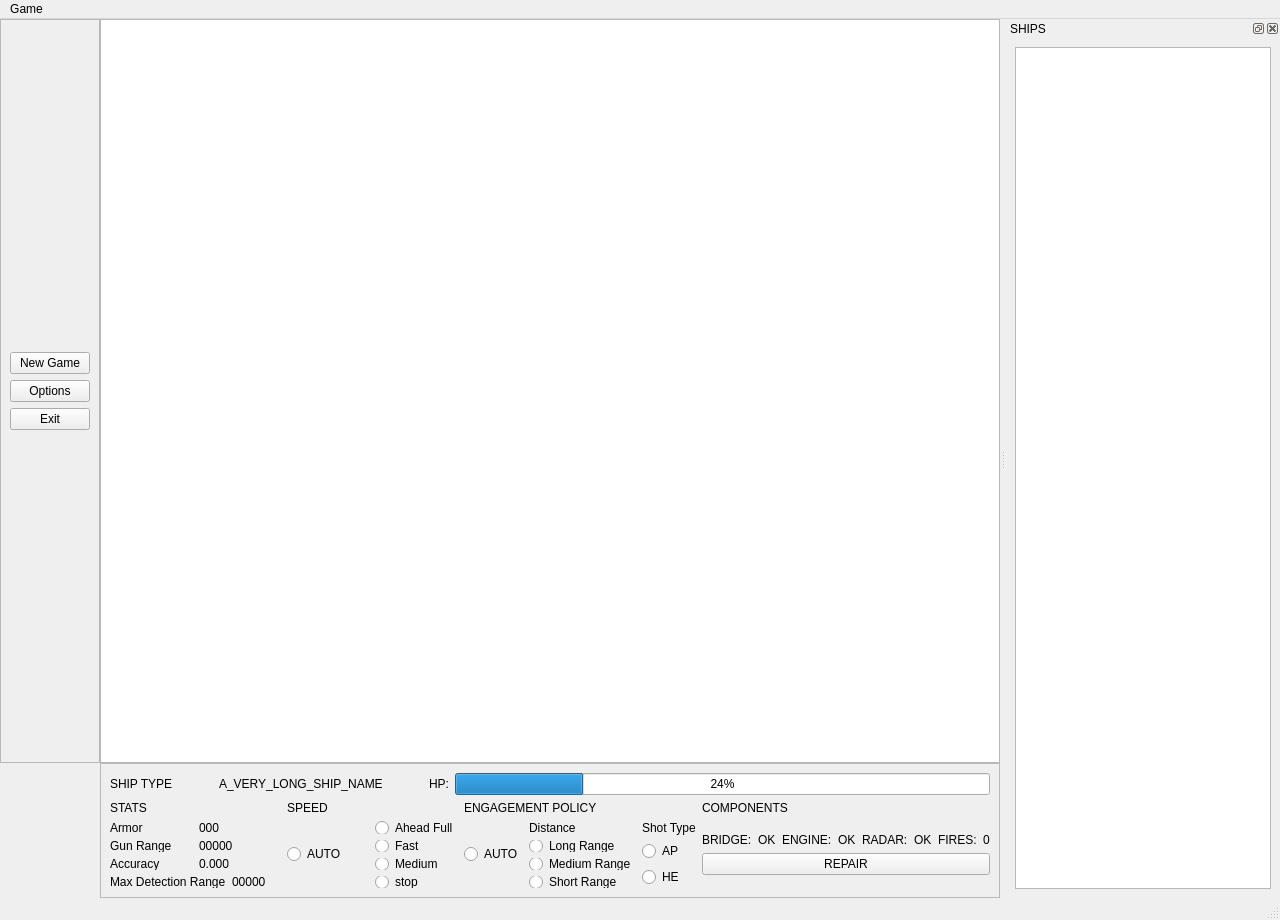
<?xml version="1.0" encoding="UTF-8"?>
<ui version="4.0">
 <class>MainWindow</class>
 <widget class="QMainWindow" name="MainWindow">
  <property name="geometry">
   <rect>
    <x>0</x>
    <y>0</y>
    <width>1280</width>
    <height>920</height>
   </rect>
  </property>
  <property name="windowTitle">
   <string>MainWindow</string>
  </property>
  <widget class="QWidget" name="centralwidget">
   <layout class="QGridLayout" name="gridLayout">
    <property name="leftMargin">
     <number>0</number>
    </property>
    <property name="topMargin">
     <number>0</number>
    </property>
    <property name="rightMargin">
     <number>0</number>
    </property>
    <property name="bottomMargin">
     <number>0</number>
    </property>
    <property name="spacing">
     <number>0</number>
    </property>
    <item row="0" column="0">
     <widget class="QFrame" name="frame">
      <property name="frameShape">
       <enum>QFrame::StyledPanel</enum>
      </property>
      <property name="frameShadow">
       <enum>QFrame::Raised</enum>
      </property>
      <layout class="QVBoxLayout" name="verticalLayout">
       <property name="spacing">
        <number>6</number>
       </property>
       <property name="leftMargin">
        <number>9</number>
       </property>
       <property name="topMargin">
        <number>9</number>
       </property>
       <property name="rightMargin">
        <number>9</number>
       </property>
       <property name="bottomMargin">
        <number>9</number>
       </property>
       <item>
        <spacer name="verticalSpacer_2">
         <property name="orientation">
          <enum>Qt::Vertical</enum>
         </property>
         <property name="sizeHint" stdset="0">
          <size>
           <width>20</width>
           <height>40</height>
          </size>
         </property>
        </spacer>
       </item>
       <item>
        <widget class="QPushButton" name="pushButton_2">
         <property name="text">
          <string>New Game</string>
         </property>
        </widget>
       </item>
       <item>
        <widget class="QPushButton" name="pushButton_3">
         <property name="text">
          <string>Options</string>
         </property>
        </widget>
       </item>
       <item>
        <widget class="QPushButton" name="pushButton">
         <property name="text">
          <string>Exit</string>
         </property>
        </widget>
       </item>
       <item>
        <spacer name="verticalSpacer">
         <property name="orientation">
          <enum>Qt::Vertical</enum>
         </property>
         <property name="sizeHint" stdset="0">
          <size>
           <width>20</width>
           <height>40</height>
          </size>
         </property>
        </spacer>
       </item>
      </layout>
     </widget>
    </item>
    <item row="0" column="1">
     <widget class="QGraphicsView" name="graphicsView"/>
    </item>
    <item row="1" column="1">
     <widget class="QFrame" name="current_ship_frame">
      <property name="minimumSize">
       <size>
        <width>899</width>
        <height>135</height>
       </size>
      </property>
      <property name="maximumSize">
       <size>
        <width>16777215</width>
        <height>135</height>
       </size>
      </property>
      <property name="frameShape">
       <enum>QFrame::StyledPanel</enum>
      </property>
      <property name="frameShadow">
       <enum>QFrame::Raised</enum>
      </property>
      <layout class="QVBoxLayout" name="verticalLayout_3">
       <property name="topMargin">
        <number>9</number>
       </property>
       <property name="bottomMargin">
        <number>9</number>
       </property>
       <item>
        <layout class="QHBoxLayout" name="ship_hp_h_lyt">
         <item>
          <widget class="QLabel" name="ship_type_lbl">
           <property name="text">
            <string>SHIP TYPE</string>
           </property>
          </widget>
         </item>
         <item>
          <spacer name="horizontalSpacer_2">
           <property name="orientation">
            <enum>Qt::Horizontal</enum>
           </property>
           <property name="sizeType">
            <enum>QSizePolicy::Fixed</enum>
           </property>
           <property name="sizeHint" stdset="0">
            <size>
             <width>40</width>
             <height>20</height>
            </size>
           </property>
          </spacer>
         </item>
         <item>
          <widget class="QLabel" name="ship_name_lbl">
           <property name="text">
            <string>A_VERY_LONG_SHIP_NAME</string>
           </property>
          </widget>
         </item>
         <item>
          <spacer name="horizontalSpacer">
           <property name="orientation">
            <enum>Qt::Horizontal</enum>
           </property>
           <property name="sizeType">
            <enum>QSizePolicy::Fixed</enum>
           </property>
           <property name="sizeHint" stdset="0">
            <size>
             <width>40</width>
             <height>20</height>
            </size>
           </property>
          </spacer>
         </item>
         <item>
          <widget class="QLabel" name="hp_lbl">
           <property name="text">
            <string>HP:</string>
           </property>
          </widget>
         </item>
         <item>
          <widget class="QProgressBar" name="hp_progress_bar">
           <property name="value">
            <number>24</number>
           </property>
           <property name="alignment">
            <set>Qt::AlignLeading|Qt::AlignLeft|Qt::AlignVCenter</set>
           </property>
          </widget>
         </item>
        </layout>
       </item>
       <item>
        <layout class="QHBoxLayout" name="displays_h_lyt">
         <item>
          <layout class="QVBoxLayout" name="gen_stats_v_lyt">
           <item>
            <widget class="QLabel" name="stats_lbl">
             <property name="text">
              <string>STATS</string>
             </property>
            </widget>
           </item>
           <item>
            <layout class="QVBoxLayout" name="all_stats_v_lyt">
             <item>
              <layout class="QHBoxLayout" name="armor_lyt">
               <item>
                <widget class="QLabel" name="armor_lbl">
                 <property name="text">
                  <string>Armor</string>
                 </property>
                </widget>
               </item>
               <item>
                <widget class="QLabel" name="armor_value_lbl">
                 <property name="text">
                  <string>000</string>
                 </property>
                </widget>
               </item>
              </layout>
             </item>
             <item>
              <layout class="QHBoxLayout" name="g_range_lyt">
               <item>
                <widget class="QLabel" name="gun_range_lbl">
                 <property name="text">
                  <string>Gun Range</string>
                 </property>
                </widget>
               </item>
               <item>
                <widget class="QLabel" name="gun_range_value_lbl">
                 <property name="text">
                  <string>00000</string>
                 </property>
                </widget>
               </item>
              </layout>
             </item>
             <item>
              <layout class="QHBoxLayout" name="accuracy_lyt">
               <item>
                <widget class="QLabel" name="accuracy_lbl">
                 <property name="text">
                  <string>Accuracy</string>
                 </property>
                </widget>
               </item>
               <item>
                <widget class="QLabel" name="accuracy_value_lbl">
                 <property name="text">
                  <string>0.000</string>
                 </property>
                </widget>
               </item>
              </layout>
             </item>
             <item>
              <layout class="QHBoxLayout" name="m_d_range_lyt">
               <item>
                <widget class="QLabel" name="max_det_range_lbl">
                 <property name="text">
                  <string>Max Detection Range</string>
                 </property>
                </widget>
               </item>
               <item>
                <widget class="QLabel" name="max_det_range_value_lbl">
                 <property name="text">
                  <string>00000</string>
                 </property>
                </widget>
               </item>
              </layout>
             </item>
             <item>
              <spacer name="verticalSpacer_3">
               <property name="orientation">
                <enum>Qt::Vertical</enum>
               </property>
               <property name="sizeHint" stdset="0">
                <size>
                 <width>20</width>
                 <height>40</height>
                </size>
               </property>
              </spacer>
             </item>
            </layout>
           </item>
          </layout>
         </item>
         <item>
          <layout class="QVBoxLayout" name="speed_v_lyt">
           <item>
            <widget class="QLabel" name="speed_label">
             <property name="text">
              <string>SPEED</string>
             </property>
            </widget>
           </item>
           <item>
            <layout class="QHBoxLayout" name="horizontalLayout">
             <item>
              <widget class="QRadioButton" name="auto_speed_rbutt">
               <property name="text">
                <string>AUTO</string>
               </property>
              </widget>
             </item>
             <item>
              <layout class="QVBoxLayout" name="verticalLayout_2">
               <item>
                <widget class="QRadioButton" name="ahead_full_r_butt">
                 <property name="text">
                  <string>Ahead Full</string>
                 </property>
                </widget>
               </item>
               <item>
                <widget class="QRadioButton" name="Fast_r_butt">
                 <property name="text">
                  <string>Fast</string>
                 </property>
                </widget>
               </item>
               <item>
                <widget class="QRadioButton" name="slow_r_butt">
                 <property name="text">
                  <string>Medium</string>
                 </property>
                </widget>
               </item>
               <item>
                <widget class="QRadioButton" name="stop_r_butt">
                 <property name="text">
                  <string>stop</string>
                 </property>
                </widget>
               </item>
              </layout>
             </item>
            </layout>
           </item>
          </layout>
         </item>
         <item>
          <layout class="QVBoxLayout" name="eng_policy_v_lyt">
           <item>
            <widget class="QLabel" name="eng_policy_lbl">
             <property name="text">
              <string>ENGAGEMENT POLICY</string>
             </property>
            </widget>
           </item>
           <item>
            <layout class="QHBoxLayout" name="choices_h_lyt">
             <item>
              <widget class="QRadioButton" name="auto_radio_but">
               <property name="text">
                <string>AUTO</string>
               </property>
              </widget>
             </item>
             <item>
              <layout class="QVBoxLayout" name="distance_v_lyt">
               <property name="spacing">
                <number>6</number>
               </property>
               <item>
                <widget class="QLabel" name="distance_lbl">
                 <property name="text">
                  <string>Distance</string>
                 </property>
                </widget>
               </item>
               <item>
                <widget class="QRadioButton" name="long_range_radio_but">
                 <property name="text">
                  <string>Long Range</string>
                 </property>
                </widget>
               </item>
               <item>
                <widget class="QRadioButton" name="med_range_radio_but">
                 <property name="text">
                  <string>Medium Range</string>
                 </property>
                </widget>
               </item>
               <item>
                <widget class="QRadioButton" name="short_range_radio_but">
                 <property name="text">
                  <string>Short Range</string>
                 </property>
                </widget>
               </item>
              </layout>
             </item>
             <item>
              <layout class="QVBoxLayout" name="shot_type_v_lyt">
               <item>
                <widget class="QLabel" name="shot_type_lbl">
                 <property name="text">
                  <string>Shot Type</string>
                 </property>
                </widget>
               </item>
               <item>
                <widget class="QRadioButton" name="ap_radio_but">
                 <property name="text">
                  <string>AP</string>
                 </property>
                </widget>
               </item>
               <item>
                <widget class="QRadioButton" name="he_radio_but">
                 <property name="text">
                  <string>HE</string>
                 </property>
                </widget>
               </item>
               <item>
                <spacer name="verticalSpacer_6">
                 <property name="orientation">
                  <enum>Qt::Vertical</enum>
                 </property>
                 <property name="sizeHint" stdset="0">
                  <size>
                   <width>20</width>
                   <height>40</height>
                  </size>
                 </property>
                </spacer>
               </item>
              </layout>
             </item>
            </layout>
           </item>
           <item>
            <spacer name="verticalSpacer_4">
             <property name="orientation">
              <enum>Qt::Vertical</enum>
             </property>
             <property name="sizeHint" stdset="0">
              <size>
               <width>20</width>
               <height>40</height>
              </size>
             </property>
            </spacer>
           </item>
          </layout>
         </item>
         <item>
          <layout class="QVBoxLayout" name="components_v_lyt">
           <item>
            <widget class="QLabel" name="components_lbl">
             <property name="text">
              <string>COMPONENTS</string>
             </property>
            </widget>
           </item>
           <item>
            <spacer name="verticalSpacer_7">
             <property name="orientation">
              <enum>Qt::Vertical</enum>
             </property>
             <property name="sizeHint" stdset="0">
              <size>
               <width>20</width>
               <height>40</height>
              </size>
             </property>
            </spacer>
           </item>
           <item>
            <layout class="QHBoxLayout" name="sub_comp_h_lyt">
             <item>
              <layout class="QHBoxLayout" name="bridge_h_lyt">
               <item>
                <widget class="QLabel" name="bridge_lbl">
                 <property name="text">
                  <string>BRIDGE:</string>
                 </property>
                </widget>
               </item>
               <item>
                <widget class="QLabel" name="bridge_state_lbl">
                 <property name="text">
                  <string>OK</string>
                 </property>
                </widget>
               </item>
              </layout>
             </item>
             <item>
              <layout class="QHBoxLayout" name="engine_h_lyt">
               <item>
                <widget class="QLabel" name="engine_lbl">
                 <property name="text">
                  <string>ENGINE:</string>
                 </property>
                </widget>
               </item>
               <item>
                <widget class="QLabel" name="engine_state_lbl">
                 <property name="text">
                  <string>OK</string>
                 </property>
                </widget>
               </item>
              </layout>
             </item>
             <item>
              <layout class="QHBoxLayout" name="radar_h_lyt">
               <item>
                <widget class="QLabel" name="radar_lbl">
                 <property name="text">
                  <string>RADAR:</string>
                 </property>
                </widget>
               </item>
               <item>
                <widget class="QLabel" name="radar_state_lbl">
                 <property name="text">
                  <string>OK</string>
                 </property>
                </widget>
               </item>
              </layout>
             </item>
             <item>
              <layout class="QHBoxLayout" name="fires_h_lyt">
               <item>
                <widget class="QLabel" name="fires_lbl">
                 <property name="text">
                  <string>FIRES:</string>
                 </property>
                </widget>
               </item>
               <item>
                <widget class="QLabel" name="nb_fire_lbl">
                 <property name="text">
                  <string>0</string>
                 </property>
                </widget>
               </item>
              </layout>
             </item>
            </layout>
           </item>
           <item>
            <widget class="QPushButton" name="repair_but">
             <property name="text">
              <string>REPAIR</string>
             </property>
            </widget>
           </item>
           <item>
            <spacer name="verticalSpacer_5">
             <property name="orientation">
              <enum>Qt::Vertical</enum>
             </property>
             <property name="sizeHint" stdset="0">
              <size>
               <width>20</width>
               <height>40</height>
              </size>
             </property>
            </spacer>
           </item>
          </layout>
         </item>
        </layout>
       </item>
      </layout>
     </widget>
    </item>
   </layout>
  </widget>
  <widget class="QMenuBar" name="menubar">
   <property name="geometry">
    <rect>
     <x>0</x>
     <y>0</y>
     <width>1280</width>
     <height>21</height>
    </rect>
   </property>
   <widget class="QMenu" name="menuGame">
    <property name="title">
     <string>Game</string>
    </property>
    <addaction name="actionNew_Game"/>
   </widget>
   <addaction name="menuGame"/>
  </widget>
  <widget class="QStatusBar" name="statusbar"/>
  <widget class="QDockWidget" name="playerShipsDW">
   <property name="windowTitle">
    <string>SHIPS</string>
   </property>
   <attribute name="dockWidgetArea">
    <number>2</number>
   </attribute>
   <widget class="QWidget" name="dockWidgetContents">
    <layout class="QGridLayout" name="gridLayout_2">
     <item row="0" column="0">
      <widget class="QListView" name="listView"/>
     </item>
    </layout>
   </widget>
  </widget>
  <action name="actionNew_Game">
   <property name="text">
    <string>New Game</string>
   </property>
  </action>
 </widget>
 <resources/>
 <connections/>
</ui>
